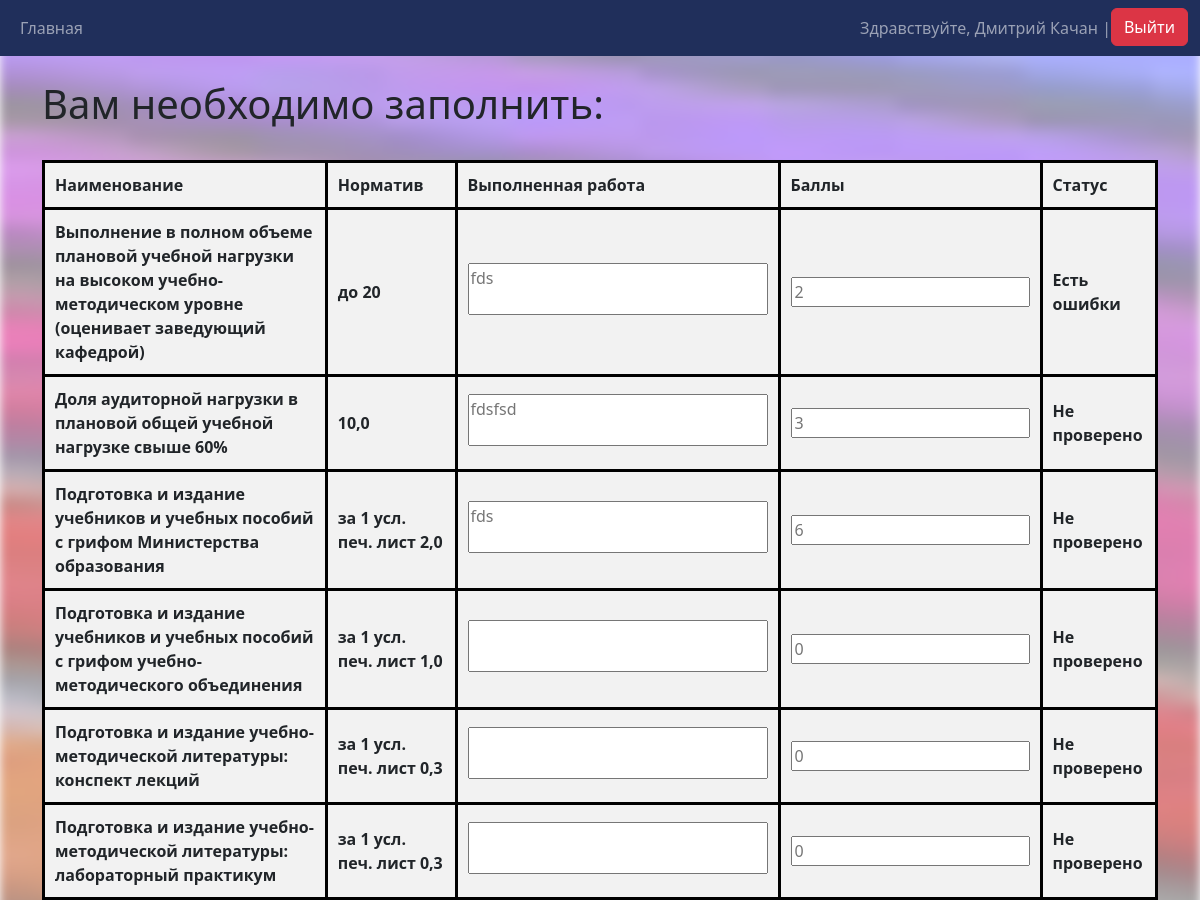
The page / (signed in, upper part) on the database as committed earlier.
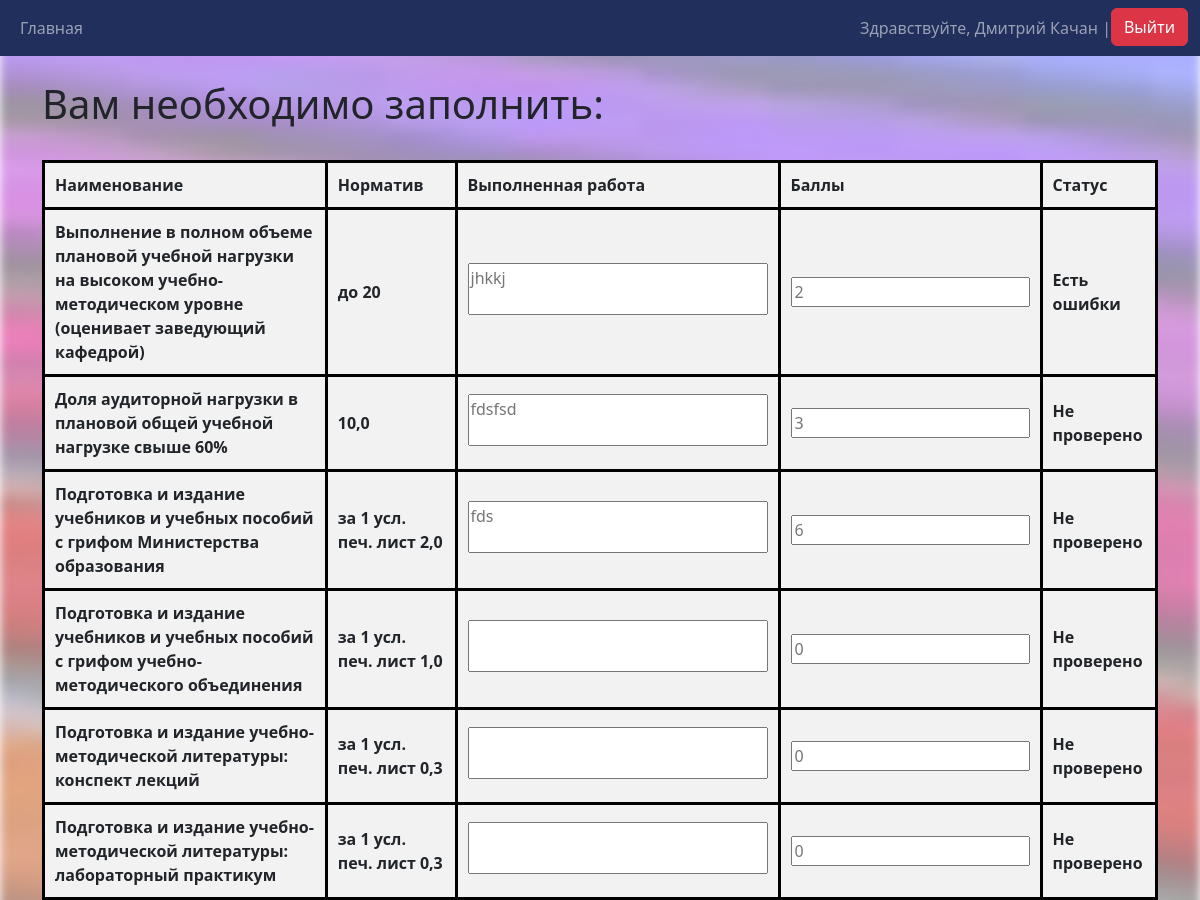
The same page on the database as committed later.
### main_app/models.py (models this page shows, shortened)
class Grading(models.Model):
    STATUS_CHOICES = [
        ('not_checked', 'Не проверено'),
        ('approved', 'Одобрено'),
        ('has_errors', 'Есть ошибки'),
    ]
    user = models.ForeignKey(Profile, verbose_name='Юзер', on_delete=models.CASCADE)
    used_standard = models.ForeignKey(Criteria, verbose_name='Наименование работ', on_delete=models.PROTECT)
    work_done = models.CharField(verbose_name='Выполненная работа', max_length=400, blank=True)
    rating = models.PositiveIntegerField(verbose_name='Баллы', default=0)
    status = models.CharField(
        verbose_name='Статус',
        max_length=20,
        choices=STATUS_CHOICES,
        default='not_checked',
    )
    class Meta:
        constraints = [
            models.UniqueConstraint(fields=['user', 'used_standard'], name='unique_user_data')
        ]
        verbose_name = 'Выполненные работы'
        verbose_name_plural = 'Выполненные работы'

class Profile(models.Model):
    user = models.OneToOneField(User, verbose_name='Юзер', on_delete=models.CASCADE)
    teaching_cathedras = models.ManyToManyField(Cathedras, verbose_name='Кафедры', blank=True)
    ratings = models.PositiveIntegerField(verbose_name='Рейтинг', default=0)
    class Meta:
        verbose_name = 'Работники'
        verbose_name_plural = 'Работники'

class Criteria(models.Model):
    title = models.CharField(verbose_name='Наименование работ', max_length=200, blank=False)
    standard_in_points = models.CharField(verbose_name='Норматив в баллах', max_length=30, blank=False)
    table_title = models.ForeignKey(Table, verbose_name='Таблица', on_delete=models.PROTECT, null=True, blank=True)
    class Meta:
        verbose_name = 'Работы и нормативы'
        verbose_name_plural = 'Работы и нормативы'
    def __str__(self):
        return self.title

### main_app/views.py (the view)
# urls.py: path('', views.home_page, name='home'),
def home_page(request):
    if request.user.is_authenticated:
        user_object = request.user
        sort_by = request.GET.get('sort_by', 'used_standard__title')  # 'used_standard__title' will be default sort
        order = request.GET.get('order', 'asc')
        sort_field = {
            'name': 'used_standard__title',
            'normative': 'used_standard__standard_in_points',
            'work_done': 'work_done',
            'points': 'rating',
            'responsible': 'user__user__username',
            'faculty': 'user__teaching_cathedras__owning_faculty__faculty',
            'status': 'status'
        }.get(sort_by, 'used_standard__title') # If the field is not found, the default sorting is by job title
        if order == 'desc':
            sort_field = '-' + sort_field
        if models.Inspectors.objects.filter(user=user_object).exists():
            info = info_table.InfoTable(user_object)
            info.user_role = 'Inspector'
            info.set_controlled_faculties()
            info.find_controlled_users()
            info.sort_all_controlled_gradings(sort_field)
        elif models.Profile.objects.filter(user=user_object).exists():
            info = info_table.InfoTable(user_object)
            info.user_role = 'Teacher'
            info.sort_all_self_gradins(sort_field)
        else:
            info = info_table.InfoTable(user_object)
            info.user_role = 'None'
        context = {
            'info': info,
            'status_choices': models.Grading.STATUS_CHOICES,
            'current_order': 'asc' if order == 'desc' else 'desc'  # Change the order for the next click
        }
        return render(request, 'main/home.html', context)
    else:
        return redirect('login')

### main_app/info_table.py (called while the page is built)
    def sort_all_self_gradins(self,  sort_field: str) -> None:
        profile = models.Profile.objects.get(user=self.user)
        self.sorted_gradings = (models.Grading.objects.filter(user=profile).
                                                    order_by(sort_field).distinct())

### templates/main/home.html (shortened to what this page needs)
{% extends 'main/base.html' %}
{% block content %}
<div class="users_info">
    {% if info.user_role == 'Teacher' and info.sorted_gradings|length > 0 %}
    <br>
    <h1>Вам необходимо заполнить:</h1>
    <br>
    {% include 'main/output.html' %}
    {% elif info.user_role == 'Inspector' %}
    <br>
    <h1>Вам необходимо проверить:</h1>
    <br>
    {% include 'main/output.html' %}
    {% elif info.user_role == 'Teacher' and info.sorted_gradings|length == 0 %}
    <br>
    <h1>На данный момент записей для Вас нет.</h1>
    <br>
    {% else %}
    <br>
    <h1>Ошибка. У вас не настроена роль. Обратитесь к администратору.</h1>
    <br>
    {% endif %}
</div>
{% endblock %}

### templates/main/output.html (shortened to what this page needs)
<form method="POST" action="{% url 'save-form' %}">
    {% if info.user_role == 'Teacher' %}
        <table border="3">
            <tr>
                <th>Наименование</th>
                <th>Норматив</th>
                <th>Выполненная работа</th>
                <th>Баллы</th>
                <th>Статус</th>
            </tr>
            {% for table in info.sorted_gradings %}
            <tr>
                <th>{{ table.used_standard }}</th>
                <th>{{ table.used_standard.standard_in_points }}</th>
                <th><textarea
                        name="work_done-!SePaRaToR!-{{ table.user.user.username }}-!SePaRaToR!-{{ table.used_standard }}"
                        placeholder="{{ table.work_done }}"></textarea></th>
                <th><input type="number"
                           name="points-!SePaRaToR!-{{ table.user.user.username }}-!SePaRaToR!-{{ table.used_standard }}"
                           placeholder="{{ table.rating }}"></th>
                <th>{{ table.get_status_display }}</th>
            </tr>
            {% endfor %}
        </table>
    {% endif %}
</form>

Rows that differ between the two databases and show on the page:
changed Grading "Есть ошибки": user.user.username "fds" → "jhkkj"
